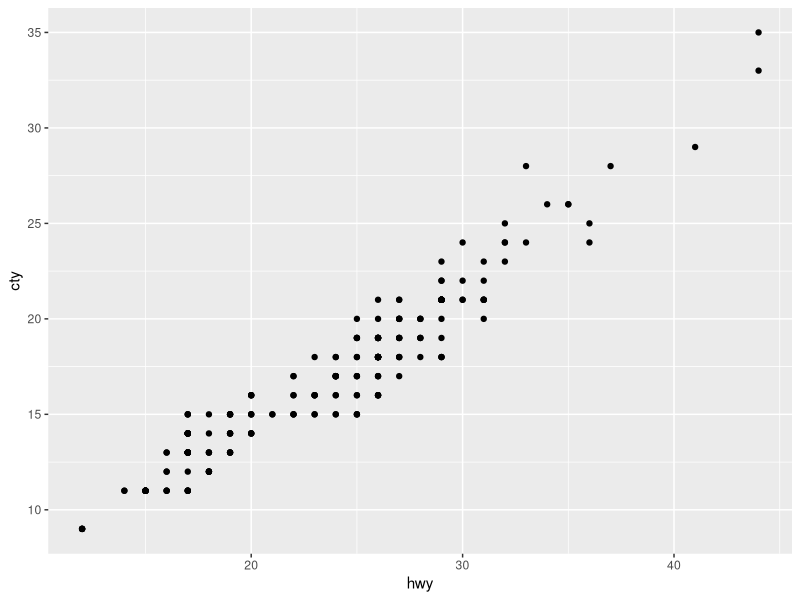
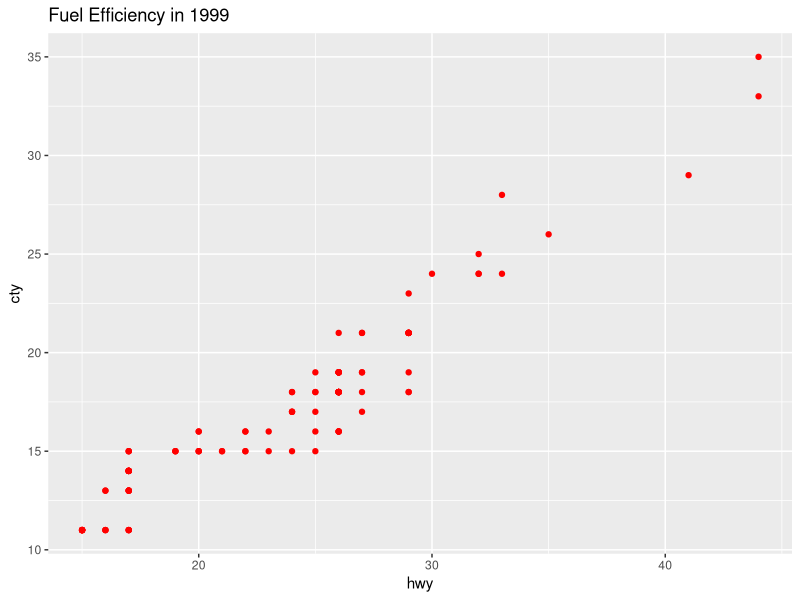
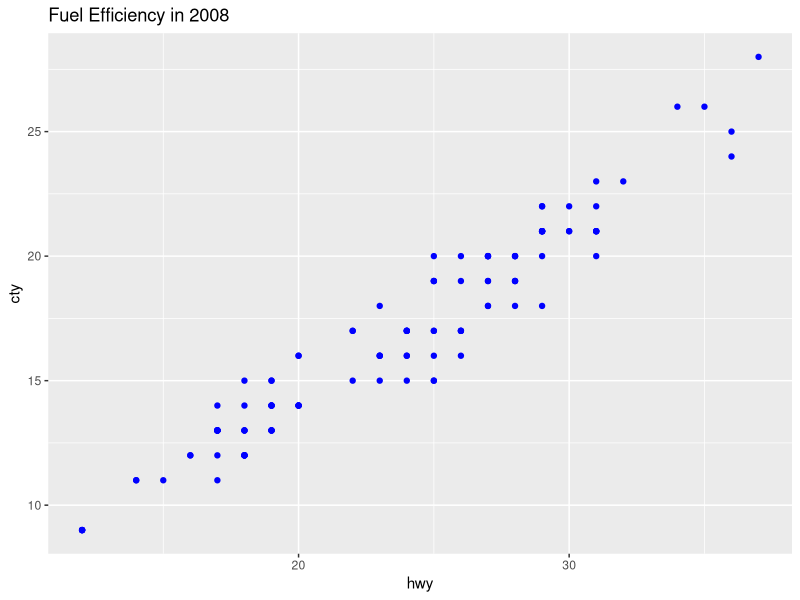

Generate these figures, in order, with R:
## ---- chunk 1
knitr::opts_chunk$set(echo = TRUE)
## ---- chunk 2
a0 <- 1
a0
## ---- chunk 3
cel <- c(-9.44, -23.33)
cel
## ---- chunk 4
vec200 <- rep(c(0,1), length.out = 200)
vec200
## ---- chunk 5
numPerfect <- (1 + floor(sqrt(1001)) - ceiling(sqrt(1)))
numPerfect
## ---- chunk 6
library(ggplot2)
## ---- chunk 7
top3 <- head(mpg[order(-mpg$hwy),],3)
top3
## ---- chunk 8
numCompact <- nrow(mpg[mpg$class == 'compact', ])
numCompact
## ---- chunk 9
ggplot(mpg, aes(x=hwy, y=cty)) + geom_point()
## ---- chunk 10
#Breaking up the dataframe in two based on year
dat1999 <- mpg[mpg$year == '1999', ]
dat2008 <- mpg[mpg$year == '2008', ]

#Summary Statistics of both years, city
summary(dat1999$cty)
summary(dat2008$cty)

#Summary Statistics of both years, highway
summary(dat1999$hwy)
summary(dat2008$hwy)

#Graph the fuel efficiency of 1999
ggplot(dat1999, aes(x=hwy, y=cty)) + geom_point(colour="red") + ggtitle("Fuel Efficiency in 1999")

#Graph from 2008
ggplot(dat2008, aes(x=hwy, y=cty)) + geom_point(colour = "blue") + ggtitle("Fuel Efficiency in 2008")
